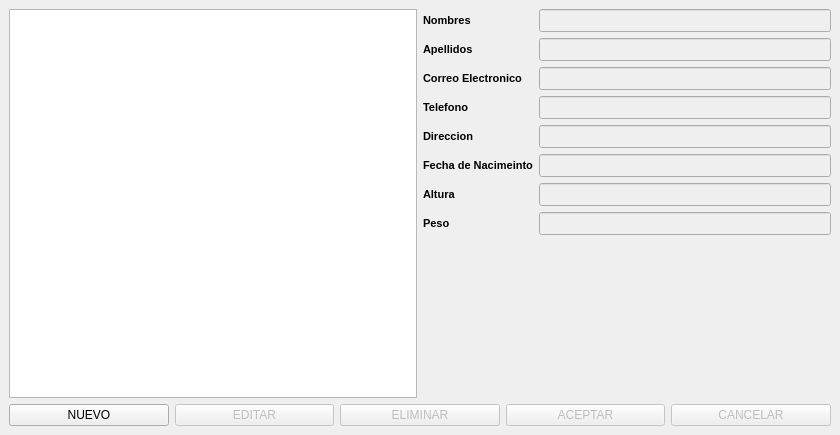
<?xml version="1.0" encoding="UTF-8"?>
<ui version="4.0">
 <class>AGENDA</class>
 <widget class="QMainWindow" name="AGENDA">
  <property name="geometry">
   <rect>
    <x>0</x>
    <y>0</y>
    <width>840</width>
    <height>435</height>
   </rect>
  </property>
  <property name="windowTitle">
   <string>MainWindow</string>
  </property>
  <widget class="QWidget" name="centralwidget">
   <layout class="QVBoxLayout" name="verticalLayout">
    <item>
     <layout class="QHBoxLayout" name="horizontalLayout_2">
      <item>
       <widget class="QListWidget" name="lista_w"/>
      </item>
      <item>
       <layout class="QFormLayout" name="formLayout_2">
        <item row="0" column="0">
         <widget class="QLabel" name="label">
          <property name="font">
           <font>
            <family>MS Sans Serif</family>
            <pointsize>8</pointsize>
            <weight>75</weight>
            <bold>true</bold>
           </font>
          </property>
          <property name="text">
           <string>Nombres</string>
          </property>
         </widget>
        </item>
        <item row="0" column="1">
         <widget class="QLineEdit" name="nombre_e">
          <property name="enabled">
           <bool>false</bool>
          </property>
          <property name="font">
           <font>
            <family>MS Sans Serif</family>
            <pointsize>10</pointsize>
           </font>
          </property>
         </widget>
        </item>
        <item row="1" column="0">
         <widget class="QLabel" name="label_2">
          <property name="font">
           <font>
            <family>MS Sans Serif</family>
            <pointsize>8</pointsize>
            <weight>75</weight>
            <bold>true</bold>
           </font>
          </property>
          <property name="text">
           <string>Apellidos</string>
          </property>
         </widget>
        </item>
        <item row="1" column="1">
         <widget class="QLineEdit" name="apellido_e">
          <property name="enabled">
           <bool>false</bool>
          </property>
          <property name="font">
           <font>
            <family>MS Sans Serif</family>
            <pointsize>10</pointsize>
           </font>
          </property>
         </widget>
        </item>
        <item row="2" column="0">
         <widget class="QLabel" name="label_3">
          <property name="font">
           <font>
            <family>MS Sans Serif</family>
            <pointsize>8</pointsize>
            <weight>75</weight>
            <bold>true</bold>
           </font>
          </property>
          <property name="text">
           <string>Correo Electronico</string>
          </property>
         </widget>
        </item>
        <item row="2" column="1">
         <widget class="QLineEdit" name="email_e">
          <property name="enabled">
           <bool>false</bool>
          </property>
          <property name="font">
           <font>
            <family>MS Sans Serif</family>
            <pointsize>10</pointsize>
           </font>
          </property>
         </widget>
        </item>
        <item row="3" column="0">
         <widget class="QLabel" name="label_4">
          <property name="font">
           <font>
            <family>MS Sans Serif</family>
            <pointsize>8</pointsize>
            <weight>75</weight>
            <bold>true</bold>
           </font>
          </property>
          <property name="text">
           <string>Telefono</string>
          </property>
         </widget>
        </item>
        <item row="3" column="1">
         <widget class="QLineEdit" name="telefono_e">
          <property name="enabled">
           <bool>false</bool>
          </property>
          <property name="font">
           <font>
            <family>MS Sans Serif</family>
            <pointsize>10</pointsize>
           </font>
          </property>
         </widget>
        </item>
        <item row="4" column="0">
         <widget class="QLabel" name="label_5">
          <property name="font">
           <font>
            <family>MS Sans Serif</family>
            <pointsize>8</pointsize>
            <weight>75</weight>
            <bold>true</bold>
           </font>
          </property>
          <property name="text">
           <string>Direccion</string>
          </property>
         </widget>
        </item>
        <item row="5" column="0">
         <widget class="QLabel" name="label_6">
          <property name="font">
           <font>
            <family>MS Sans Serif</family>
            <pointsize>8</pointsize>
            <weight>75</weight>
            <bold>true</bold>
           </font>
          </property>
          <property name="text">
           <string>Fecha de Nacimeinto</string>
          </property>
         </widget>
        </item>
        <item row="6" column="0">
         <widget class="QLabel" name="label_7">
          <property name="font">
           <font>
            <family>MS Sans Serif</family>
            <pointsize>8</pointsize>
            <weight>75</weight>
            <bold>true</bold>
           </font>
          </property>
          <property name="text">
           <string>Altura</string>
          </property>
         </widget>
        </item>
        <item row="4" column="1">
         <widget class="QLineEdit" name="direccion_e">
          <property name="enabled">
           <bool>false</bool>
          </property>
          <property name="font">
           <font>
            <family>MS Sans Serif</family>
            <pointsize>10</pointsize>
           </font>
          </property>
         </widget>
        </item>
        <item row="5" column="1">
         <widget class="QLineEdit" name="fecha_n_e">
          <property name="enabled">
           <bool>false</bool>
          </property>
          <property name="font">
           <font>
            <family>MS Sans Serif</family>
            <pointsize>10</pointsize>
           </font>
          </property>
         </widget>
        </item>
        <item row="6" column="1">
         <widget class="QLineEdit" name="altura_e">
          <property name="enabled">
           <bool>false</bool>
          </property>
          <property name="font">
           <font>
            <family>MS Sans Serif</family>
            <pointsize>10</pointsize>
           </font>
          </property>
         </widget>
        </item>
        <item row="7" column="0">
         <widget class="QLabel" name="label_8">
          <property name="font">
           <font>
            <family>MS Sans Serif</family>
            <pointsize>8</pointsize>
            <weight>75</weight>
            <bold>true</bold>
           </font>
          </property>
          <property name="text">
           <string>Peso</string>
          </property>
         </widget>
        </item>
        <item row="7" column="1">
         <widget class="QLineEdit" name="peso_e">
          <property name="enabled">
           <bool>false</bool>
          </property>
          <property name="font">
           <font>
            <family>MS Sans Serif</family>
            <pointsize>10</pointsize>
           </font>
          </property>
         </widget>
        </item>
       </layout>
      </item>
     </layout>
    </item>
    <item>
     <layout class="QHBoxLayout" name="horizontalLayout">
      <item>
       <widget class="QPushButton" name="nuevo_b">
        <property name="text">
         <string>NUEVO</string>
        </property>
       </widget>
      </item>
      <item>
       <widget class="QPushButton" name="editar_b">
        <property name="enabled">
         <bool>false</bool>
        </property>
        <property name="text">
         <string>EDITAR</string>
        </property>
       </widget>
      </item>
      <item>
       <widget class="QPushButton" name="eliminar_b">
        <property name="enabled">
         <bool>false</bool>
        </property>
        <property name="text">
         <string>ELIMINAR</string>
        </property>
       </widget>
      </item>
      <item>
       <widget class="QPushButton" name="aceptar_b">
        <property name="enabled">
         <bool>false</bool>
        </property>
        <property name="text">
         <string>ACEPTAR</string>
        </property>
       </widget>
      </item>
      <item>
       <widget class="QPushButton" name="cancelar_b">
        <property name="enabled">
         <bool>false</bool>
        </property>
        <property name="text">
         <string>CANCELAR</string>
        </property>
       </widget>
      </item>
     </layout>
    </item>
    <item>
     <layout class="QHBoxLayout" name="horizontalLayout_3"/>
    </item>
   </layout>
  </widget>
 </widget>
 <resources/>
 <connections/>
</ui>
